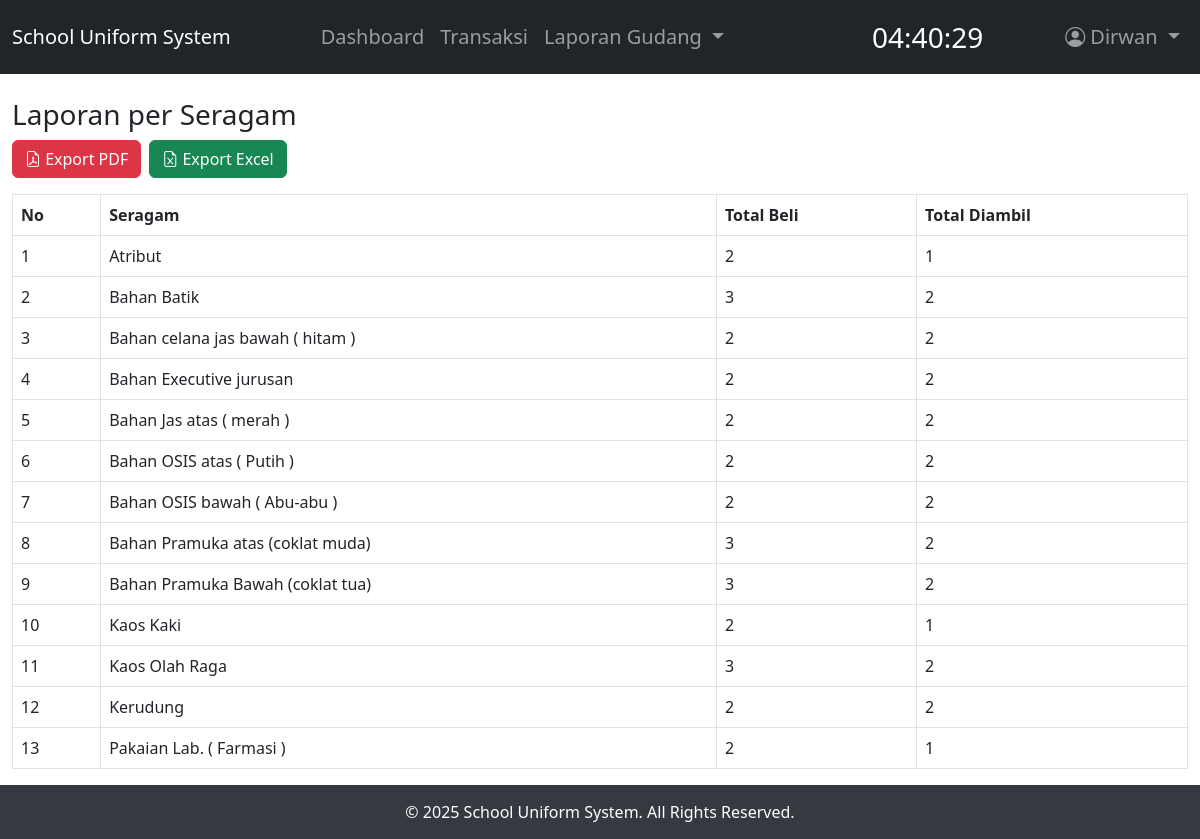
Page /laporan/reportBySeragam (signed in) on the committed database.
### tables this page shows
CREATE TABLE IF NOT EXISTS `seragam` (
  `id` int NOT NULL AUTO_INCREMENT,
  `nama` varchar(100) NOT NULL,
  `harga` decimal(10,0) NOT NULL,
  `harga_tambahan` decimal(10,0) DEFAULT NULL,
  `berhijab` tinyint(1) NOT NULL DEFAULT '0',
  `harga_berhijab` decimal(10,0) DEFAULT '0',
  `sort_order` int NOT NULL DEFAULT '0',
  PRIMARY KEY (`id`)
);

### app/core/Controller.php (called while the page is built, shortened)
<?php
class Controller
{
    public function view(string $view, array $data = []): void
    {
        $viewPath = "../app/views/{$view}.php";
        extract($data);
        require_once $viewPath;
    }
}

### app/controllers/Laporan.php (called while the page is built, shortened)
<?php
class Laporan extends Controller
{
    private Laporan_model $laporanModel;
    public function __construct()
    {
        $this->laporanModel = $this->model('Laporan_model');
    }
    public function reportBySeragam()
    {
        $data = [
            'judul'  => 'Laporan per Seragam',
            'reports' => $this->laporanModel->getReportBySeragam()
        ];
        $this->view('laporan/report_by_seragam', $data);
    }
}

### app/core/App.php (called while the page is built, shortened)
<?php
class App
{
    protected string $method = 'index';
    public function __construct()
    {
        $url = $this->parseURL();
        if (!empty($url) && file_exists("../app/controllers/" . ucfirst($url[0]) . ".php")) {
            unset($url[0]);
        } elseif (!empty($url)) {
            $this->controller = 'Error404';
        }
        $this->controllerInstance = new $this->controller;
        if (isset($url[1]) && method_exists($this->controllerInstance, $url[1])) {
            $this->method = $url[1];
            unset($url[1]);
        } elseif (isset($url[1])) {
            $this->controller = 'Error404';
            require_once "../app/controllers/Error404.php";
            $this->controllerInstance = new Error404;
            $this->method = 'index';
            unset($url[1]);
        }
        $this->params = !empty($url) ? array_values($url) : [];
        try {
            call_user_func_array([$this->controllerInstance, $this->method], $this->params);
        } catch (Throwable $e) {
            echo "Terjadi kesalahan saat menjalankan aplikasi: " . $e->getMessage();
        }
    }
    public function parseURL(): array
    {
        return explode('/', filter_var(rtrim($_GET['url'], '/'), FILTER_SANITIZE_URL));
    }
}

### public/index.php (called while the page is built, shortened)
<?php
$app = new App;

### app/core/Database.php (called while the page is built, shortened)
<?php
class Database
{
    private static ?Database $instance = null;
    private string $host = DB_HOST;
    private string $user = DB_USER;
    private string $pass = DB_PASS;
    private string $db_name = DB_NAME;
    private PDO $dbh;
    private ?PDOStatement $stmt = null;
    private string $lastQuery = '';
    private array $lastParams = [];
    private function __construct()
    {
        $dsn = "mysql:host={$this->host};dbname={$this->db_name}";
        $options = [
            PDO::ATTR_PERSISTENT => true,
            PDO::ATTR_ERRMODE    => PDO::ERRMODE_EXCEPTION,
        ];
        try {
            $this->dbh = new PDO($dsn, $this->user, $this->pass, $options);
        } catch (PDOException $e) {
            Logger::logError($e, 'DB Connection Failed');
            die("DB Connection Error: " . $e->getMessage());
        }
    }
    public static function getInstance(): self
    {
        if (self::$instance === null) {
            self::$instance = new self();
        }
        return self::$instance;
    }
    public function query(string $query): void
    {
        $this->lastQuery = $query;
        $this->lastParams = [];
        $this->stmt = $this->dbh->prepare($query);
    }
    public function execute(array $params = []): bool
    {
        try {
            $result = $this->stmt->execute($params ?: $this->lastParams);
            return $result;
        } catch (PDOException $e) {
            Logger::logError($e, $this->lastQuery);
            return false;
        }
    }
    public function resultSet(): array
    {
        return $this->execute() ? $this->stmt->fetchAll(PDO::FETCH_ASSOC) : [];
    }
}

### app/core/BaseModel.php (called while the page is built, shortened)
<?php
abstract class BaseModel
{
    protected Database $db;
    public function __construct()
    {
        $this->db = Database::getInstance();
    }
    protected function fetchAll(string $query, array $params = []): array
    {
        try {
            $this->db->query($query);
            $result = $this->db->resultSet();
            return $result;
        } catch (PDOException $e) {
            Logger::logError($e, 'FetchAll Query');
            return [];
        }
    }
}

### app/models/Laporan_model.php (called while the page is built, shortened)
<?php
class Laporan_model extends BaseModel
{
    public function getReportBySeragam(): array
    {
        $sql = "
          SELECT
            sr.id   AS seragam_id,
            sr.nama AS seragam,
            COUNT(td.id) AS total_beli,
            SUM(td.status_ambil = 'diambil') AS total_diambil
          FROM seragam sr
          JOIN transaksi_detail td
            ON td.seragam_id = sr.id
          JOIN transaksi t
            ON t.id = td.transaksi_id
           AND t.status <> 'batal'
          GROUP BY sr.id, sr.nama
          ORDER BY sr.nama
        ";
        return $this->fetchAll($sql);
    }
}

### app/views/laporan/report_by_seragam.php (the view, shortened to what this page needs)
<h3><?= $judul ?></h3>
<div class="d-flex mb-3">
  <button id="btnExportPdfSeragam" class="btn btn-danger me-2">
    <i class="bi bi-file-earmark-pdf"></i> Export PDF
  </button>
  <button id="btnExportExcelSeragam" class="btn btn-success">
    <i class="bi bi-file-earmark-excel"></i> Export Excel
  </button>
</div>
<table class="table table-bordered" id="tblSeragam">
  <thead>
    <tr>
      <th>No</th>
      <th>Seragam</th>
      <th>Total Beli</th>
      <th>Total Diambil</th>
    </tr>
  </thead>
  <tbody>
    <?php $no = 1;
    foreach ($reports as $r): ?>
      <tr>
        <td><?= $no++ ?></td>
        <td><?= htmlspecialchars($r['seragam']) ?></td>
        <td><?= $r['total_beli'] ?></td>
        <td><?= $r['total_diambil'] ?></td>
      </tr>
    <?php endforeach; ?>
  </tbody>
</table>

### app/views/templates/header.php (style rules this page uses)
html, body { height: 100%; margin: 0; display: flex; flex-direction: column; }

### rows in the picture
seragam: nama "Atribut", total_beli "2", total_diambil "1"
seragam: nama "Bahan Batik", total_beli "3", total_diambil "2"
seragam: nama "Bahan celana jas bawah ( hitam )", total_beli "2", total_diambil "2"
seragam: nama "Bahan Executive jurusan", total_beli "2", total_diambil "2"
seragam: nama "Bahan Jas atas ( merah )", total_beli "2", total_diambil "2"
seragam: nama "Bahan OSIS atas ( Putih )", total_beli "2", total_diambil "2"
seragam: nama "Bahan OSIS bawah ( Abu-abu )", total_beli "2", total_diambil "2"
seragam: nama "Bahan Pramuka atas (coklat muda)", total_beli "3", total_diambil "2"
seragam: nama "Bahan Pramuka Bawah (coklat tua)", total_beli "3", total_diambil "2"
seragam: nama "Kaos Kaki", total_beli "2", total_diambil "1"
seragam: nama "Kaos Olah Raga", total_beli "3", total_diambil "2"
seragam: nama "Kerudung", total_beli "2", total_diambil "2"
seragam: nama "Pakaian Lab. ( Farmasi )", total_beli "2", total_diambil "1"

### other values in the picture
$_SESSION['nama'] "Dirwan"
$judul "Laporan per Seragam"
